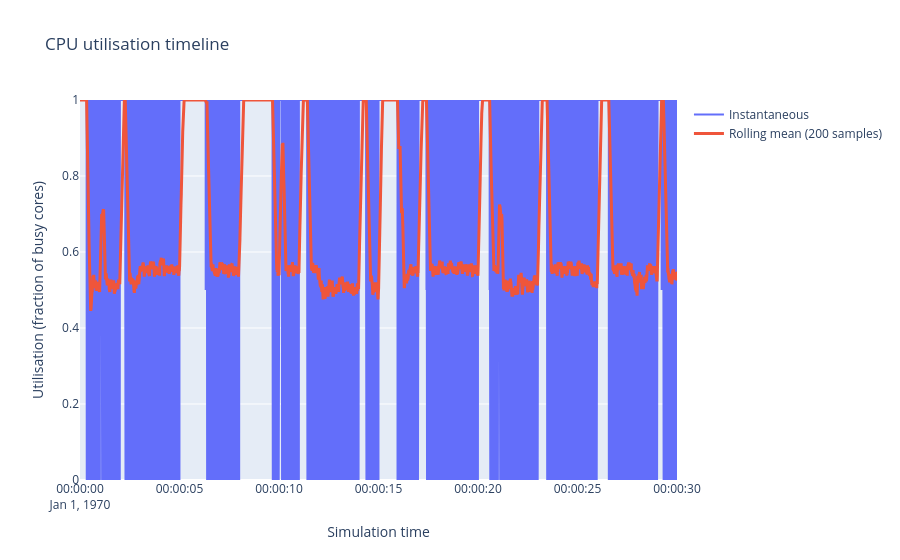

The notebook cell saved with this chart:
### Markdown cell above
## CPU utilisation over time

### Code cell
cpu_fig = ml.make_cpu_utilisation_figure(trace, rolling_window=200)
cpu_fig

### Figure 1 — Plotly figure (JSON) as saved in the notebook; plotly's stock layout.template omitted (floating-point values rounded to 4 significant figures; data arrays with more than 128 entries replaced by an {"elided": "..."} marker saying what was removed)
{"data": [{"mode": "lines", "name": "Instantaneous", "type": "scatter", "x": {"elided": "30000 str values"}, "y": {"elided": "30000 float values"}}, {"line": {"width": 3}, "mode": "lines", "name": "Rolling mean (200 samples)", "type": "scatter", "x": {"elided": "30000 str values"}, "y": {"elided": "30000 float values"}}], "layout": {"title": {"text": "CPU utilisation timeline"}, "xaxis": {"title": {"text": "Simulation time"}}, "yaxis": {"range": [0, 1], "title": {"text": "Utilisation (fraction of busy cores)"}}}}
